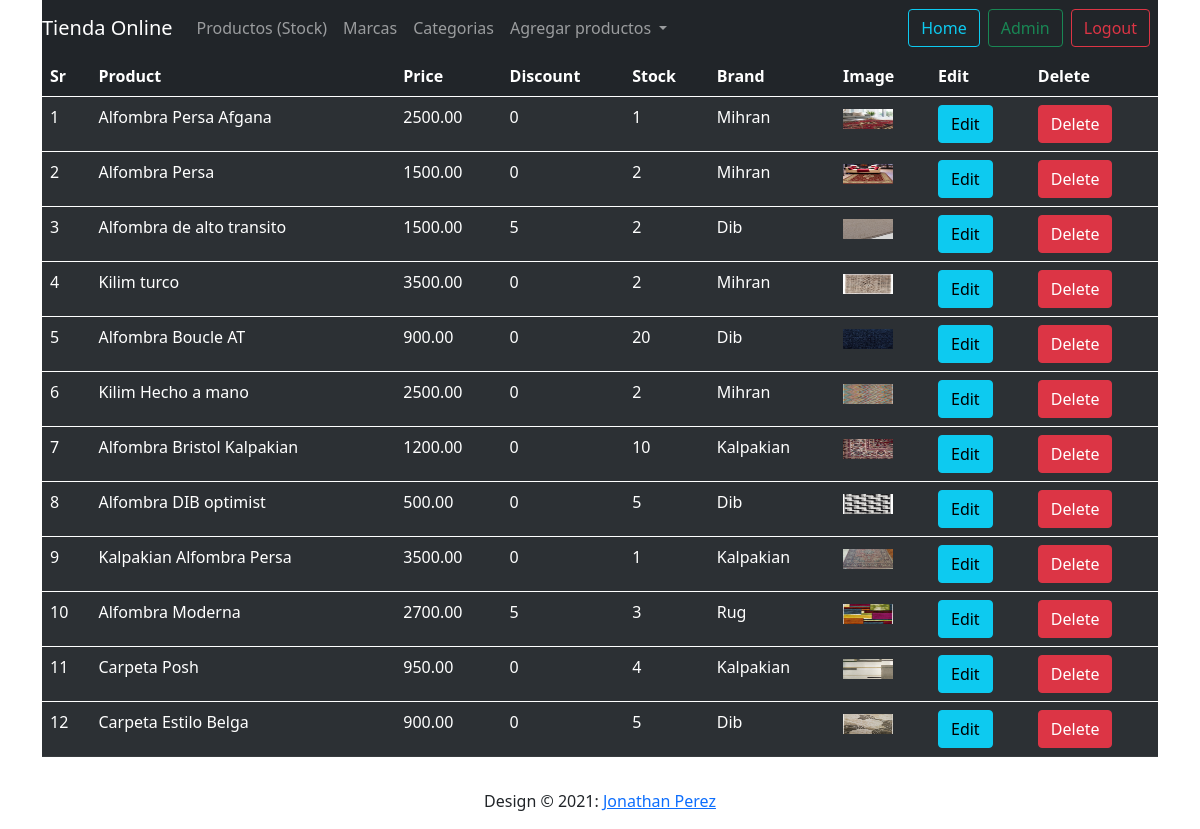
The page /admin (signed in) on the database its author committed.
### shop/products/models.py (models this page shows, shortened)
class Addproduct(db.Model):
    __seachbale__ =['name', 'desc']
    id = db.Column(db.Integer, primary_key=True)
    name = db.Column(db.String(80), nullable=False)
    price = db.Column(db.Numeric(10, 2), nullable=False)
    discount = db.Column(db.Integer, default=0)
    stock = db.Column(db.Integer, nullable=False)
    colors = db.Column(db.Text, nullable=False)
    desc = db.Column(db.Text, nullable=False)
    pub_date = db.Column(db.DateTime, nullable=False, default=datetime.utcnow)
    category_id = db.Column(db.Integer, db.ForeignKey('category.id'), nullable=False)
    category = db.relationship('Category', backref=db.backref('categories', lazy=True))
    brand_id = db.Column(db.Integer, db.ForeignKey('brand.id'), nullable=False)
    brand = db.relationship('Brand', backref=db.backref('brands', lazy=True))
    image_1 = db.Column(db.String(150), nullable=False, default='image1.jpg')
    image_2 = db.Column(db.String(150), nullable=False, default='image2.jpg')
    image_3 = db.Column(db.String(150), nullable=False, default='image3.jpg')

class Brand(db.Model):
    id = db.Column(db.Integer, primary_key=True)
    name = db.Column(db.String(30), nullable=False, unique=True)

### shop/admin/routes.py (the view)
@app.route('/admin')
def admin():
    if 'email' not in session:
        flash('Please login first', 'danger')
        return redirect(url_for('login'))
    products = Addproduct.query.all()
    return render_template('admin/index.html', title='Admin Page', products=products)

### shop/templates/admin/index.html (shortened to what this page needs)
{% extends 'layout.html'%}
{% block content%}
    <div class="container">
        <nav class="navbar navbar-expand-lg navbar-dark bg-dark">
            <a class="navbar-brand" href="{{url_for('home')}}">Tienda Online</a>
            <div class="collapse navbar-collapse" id="navbarNavDropdown">
              <ul class="navbar-nav">
                <li class="nav-item active">
                  <a class="nav-link" href="{{url_for('admin')}}">Productos <span class="sr-only">(Stock)</span></a>
                </li>
                <li class="nav-item">
                  <a class="nav-link" href="{{url_for('brands')}}">Marcas</a>
                </li>
                <li class="nav-item">
                  <a class="nav-link" href="{{url_for('category')}}">Categorias</a>
                </li>
                <li class="nav-item dropdown">
                  <a class="nav-link dropdown-toggle" href="#" id="navbarDropdownMenuLink" role="button" data-toggle="dropdown" aria-haspopup="true" aria-expanded="false">
                    Agregar productos
                  </a>
                </li>
              </ul>
            </div>
            <a href="{{url_for('home')}}"><button class="btn btn-outline-info me-2" type="button">Home</button></a>
            <a href="{{url_for('admin')}}"><button class="btn btn-outline-success me-2" type="button">Admin</button></a>
            <a href="{{url_for('logout')}}"><button class="btn btn-outline-danger me-2" type="button">Logout</button></a>
          </nav>
    </div>
<div class="container">
    <table class="table table-dark table-striped table-hover">
        <thead>
            <th>Sr</th>
            <th>Product</th>
            <th>Price</th>
            <th>Discount</th>
            <th>Stock</th>
            <th>Brand</th>
            <th>Image</th>
            <th>Edit</th>
            <th>Delete</th>
        </thead>
            {% for product in products %}
        <tbody>
                <tr>
                    <td>{{ loop.index }}</td>
                    <td>{{ product.name }}</td>
                    <td>{{ product.price }}</td>
                    <td>{{ product.discount }}</td>
                    <td>{{ product.stock }}</td>
                    <td>{{ product.brand.name}}</td>
                    <td><img src="{{url_for('static',filename='images/' + product.image_1)}}" alt="{{product.name}}" width="50" height="20"></td>
                    <td><a href="{{url_for('updateproduct', id=product.id)}}" class="btn btn-info">Edit</a></td>
                    <td>
                        <button type="button" class="btn btn-danger" data-toggle="modal" data-target="#exampleModal-{{product.id}}">
                          Delete
                        </button>
                    </td>
                </tr>
            {% endfor %}
        </tbody>
    </table>
</div>
{% endblock %}

### shop/templates/layout.html (shortened to what this page needs)
<!doctype html>
<html lang="en">
  <head>
    <link href="https://cdn.jsdelivr.net/npm/bootstrap@5.1.0/dist/css/bootstrap.min.css" rel="stylesheet">
  </head>
  <body>
  {% block content%}
  {% endblock %}
  <footer class="page-footer font-small blue">
    <div class="footer-copyright text-center py-3"> Design © 2021:
      <a href=""> Jonathan Perez</a>
    </div>
  </footer>
  </body>
</html>

### rows shown on the page
Addproduct: name "Alfombra Persa Afgana", price "2500.00", discount "0", stock "1", brand.name "Mihran", image_1 (picture)
Addproduct: name "Alfombra Persa", price "1500.00", discount "0", stock "2", brand.name "Mihran", image_1 (picture)
Addproduct: name "Alfombra de alto transito", price "1500.00", discount "5", stock "2", brand.name "Dib", image_1 (picture)
Addproduct: name "Kilim turco", price "3500.00", discount "0", stock "2", brand.name "Mihran", image_1 (picture)
Addproduct: name "Alfombra Boucle AT", price "900.00", discount "0", stock "20", brand.name "Dib", image_1 (picture)
Addproduct: name "Kilim Hecho a mano", price "2500.00", discount "0", stock "2", brand.name "Mihran", image_1 (picture)
Addproduct: name "Alfombra Bristol Kalpakian", price "1200.00", discount "0", stock "10", brand.name "Kalpakian", image_1 (picture)
Addproduct: name "Alfombra DIB optimist", price "500.00", discount "0", stock "5", brand.name "Dib", image_1 (picture)
Addproduct: name "Kalpakian Alfombra Persa", price "3500.00", discount "0", stock "1", brand.name "Kalpakian", image_1 (picture)
Addproduct: name "Alfombra Moderna", price "2700.00", discount "5", stock "3", brand.name "Rug", image_1 (picture)
Addproduct: name "Carpeta Posh", price "950.00", discount "0", stock "4", brand.name "Kalpakian", image_1 (picture)
Addproduct: name "Carpeta Estilo Belga", price "900.00", discount "0", stock "5", brand.name "Dib", image_1 (picture)
